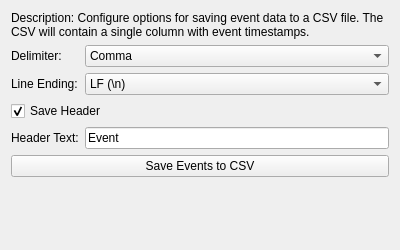
<?xml version="1.0" encoding="UTF-8"?>
<ui version="4.0">
 <class>CSVEventSaver_Widget</class>
 <widget class="QWidget" name="CSVEventSaver_Widget">
  <property name="geometry">
   <rect>
    <x>0</x>
    <y>0</y>
    <width>400</width>
    <height>250</height>
   </rect>
  </property>
  <property name="windowTitle">
   <string>Form</string>
  </property>
  <layout class="QVBoxLayout" name="verticalLayout">
   <item>
    <widget class="QLabel" name="label_description">
     <property name="text">
      <string>Description: Configure options for saving event data to a CSV file. The CSV will contain a single column with event timestamps.</string>
     </property>
     <property name="wordWrap">
      <bool>true</bool>
     </property>
    </widget>
   </item>
   <item>
    <layout class="QGridLayout" name="gridLayout">
     <item row="0" column="0">
      <widget class="QLabel" name="label_delimiter">
       <property name="text">
        <string>Delimiter:</string>
       </property>
      </widget>
     </item>
     <item row="0" column="1">
      <widget class="QComboBox" name="delimiter_combo">
       <item>
        <property name="text">
         <string>Comma</string>
        </property>
       </item>
       <item>
        <property name="text">
         <string>Space</string>
        </property>
       </item>
       <item>
        <property name="text">
         <string>Tab</string>
        </property>
       </item>
      </widget>
     </item>
     <item row="1" column="0">
      <widget class="QLabel" name="label_line_ending">
       <property name="text">
        <string>Line Ending:</string>
       </property>
      </widget>
     </item>
     <item row="1" column="1">
      <widget class="QComboBox" name="line_ending_combo">
       <item>
        <property name="text">
         <string>LF (\n)</string>
        </property>
       </item>
       <item>
        <property name="text">
         <string>CRLF (\r\n)</string>
        </property>
       </item>
      </widget>
     </item>
     <item row="2" column="0" colspan="2">
      <widget class="QCheckBox" name="save_header_checkbox">
       <property name="text">
        <string>Save Header</string>
       </property>
       <property name="checked">
        <bool>true</bool>
       </property>
      </widget>
     </item>
     <item row="3" column="0">
      <widget class="QLabel" name="label_header_text">
       <property name="text">
        <string>Header Text:</string>
       </property>
      </widget>
     </item>
     <item row="3" column="1">
      <widget class="QLineEdit" name="header_text_edit">
       <property name="text">
        <string>Event</string>
       </property>
      </widget>
     </item>
    </layout>
   </item>
   <item>
    <widget class="QPushButton" name="save_action_button">
     <property name="text">
      <string>Save Events to CSV</string>
     </property>
    </widget>
   </item>
   <item>
    <spacer name="verticalSpacer">
     <property name="orientation">
      <enum>Qt::Orientation::Vertical</enum>
     </property>
     <property name="sizeHint" stdset="0">
      <size>
       <width>20</width>
       <height>40</height>
      </size>
     </property>
    </spacer>
   </item>
  </layout>
 </widget>
 <resources/>
 <connections/>
</ui>
